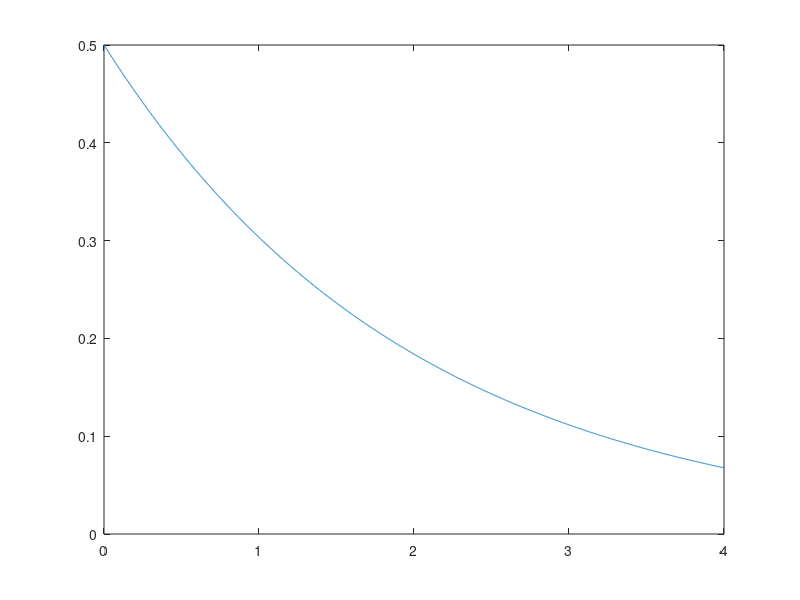

Write the MATLAB code that produced this figure.
close all
clear
clc

MIN = 0.5;
MAX = 4;
MEAN = 1;

x = 0:0.001:4;

a = 2;
b = 5;

f = a*b*x.^(a-1).*(1-x.^a).^(b-1) ;

% plot(x,f);

% med = (1-2.^(-1/b)).^(1/a)
mean = a/(a+b);


%%

% x = [5+randn(1e6,1)];
% [f,xi] = ksdensity(x);
% plot(xi,f);

% n = 100;
% xmean = MEAN;
% xmin = MIN;
% xmax = MAX;
% xeps = 0.01;
% x = xmin + (xmax-xmin)*rand(n,1);
% [f,xi] = ksdensity(x);
% plot(xi,f);
% c=0;
% while abs(xmean - mean(x)) >= xeps
%     if xmean > mean(x)
%         samples_idx = find(x < xmean);
%         x(samples_idx) = xmax + (xmean-xmax)*rand(length(samples_idx),1);
%     elseif xmean < mean(x)
%         samples_idx = find(x > xmean);
%         x(samples_idx) = xmean + (xmin-xmean)*rand(length(samples_idx),1);
%     end
%     c=c+1
% end

%%

y = exppdf(x,2);

plot(x,y)

